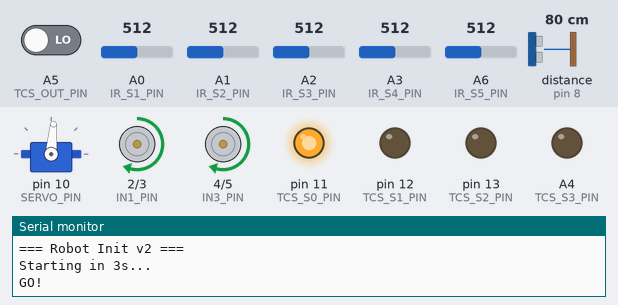
Recording of a sketch running on a simulated Arduino Uno, built with avr-gcc and run on an emulated ATmega328P. Parts: servo, motor-driver pin pairs drawn as motors (green arrow = first pin HIGH = forward, orange = second pin HIGH = backward, longer = more drive, scaled by the enable pin), output pins drawn as LEDs (lit = HIGH), the last lines printed to the serial monitor. Wiring (inferred from the names in the program): ultrasonic range finder: trigger pin 7; echo pin 8. The test bench sets the inputs (shaded band); at power-on: distance to the obstacle (sensor on pin 8) 80 cm, A0 (IR_S1_PIN) = 512, A1 (IR_S2_PIN) = 512, A6 (IR_S5_PIN) = 512, A2 (IR_S3_PIN) = 512, A3 (IR_S4_PIN) = 512, A5 (TCS_OUT_PIN) LOW. The echo pulse lasts 58.3 µs per cm; pins used as bus, display or sensor lines are not drawn.

Above: at 4.7 s.
4.8 s: distance to the obstacle (sensor on pin 8) set to 21 cm
6.3 s: distance to the obstacle (sensor on pin 8) set to 16 cm
At 8.7 s:
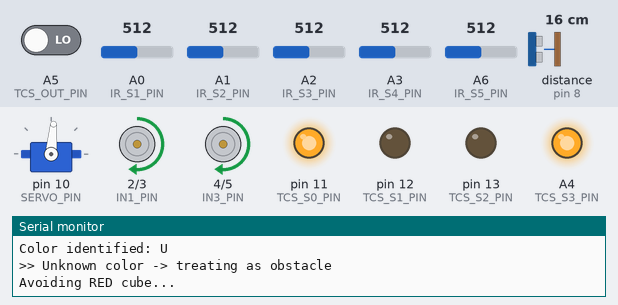
9.3 s: distance to the obstacle (sensor on pin 8) set to 35 cm
At 9.37 s:
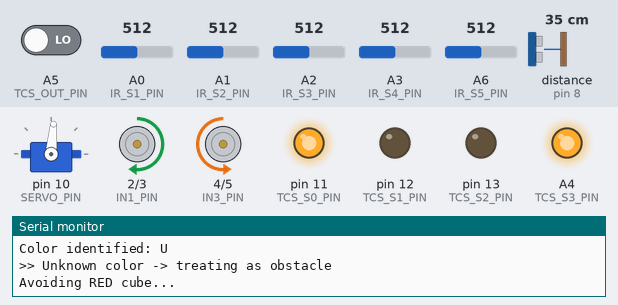
11.9 s: A0 (IR_S1_PIN) set to 492
At 12.3 s:
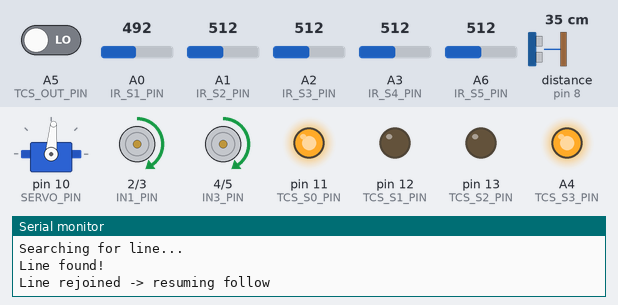
13.4 s: A1 (IR_S2_PIN) set to 490
At 14.6 s:
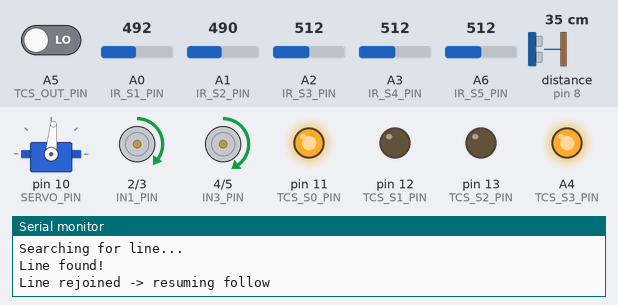
14.9 s: A6 (IR_S5_PIN) set to 483
At 15.8 s:
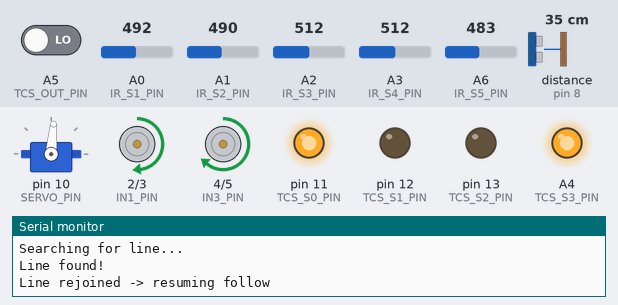
Timing chart, 0 to 17.4 s (numbered marks = the images above; inputs shaded):
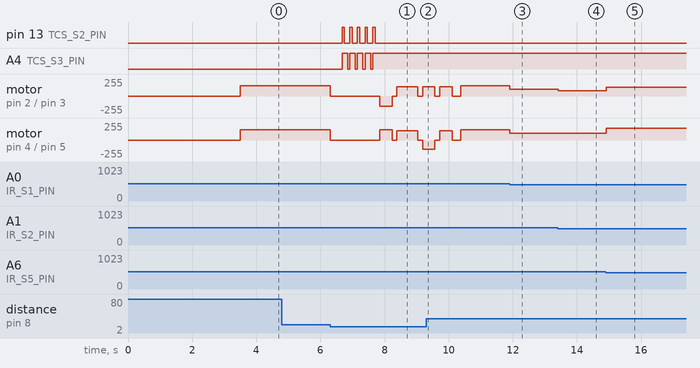

The sketch:

robot_arduino_uno_5sensor_v2.ino
```cpp
/*
 * ============================================================
 *  LINE FOLLOWING ROBOT - ARDUINO UNO (TESTING VERSION v2)
 * ============================================================
 *  Hardware:
 *    - Arduino Uno
 *    - 5x IR Sensors (Analog Output)
 *    - TCS230 Color Sensor
 *    - HC-SR04 Ultrasonic Sensor
 *    - L298N Motor Driver
 *    - SG90 Servo Gripper (SNM200 Claw - 1 servo used)
 *
 *  Arena Tasks:
 *    1. Follow yellow line from Start to End
 *    2. Ultrasonic detects object ahead → STOP → Read color
 *       → RED cube  : AVOID (go around, rejoin line)
 *       → GREEN cube: PICK UP (grip, carry to end zone)
 *    3. Carry green cube to End zone → DROP
 *
 *  FIX LOG (v2):
 *    - Color is ONLY read when ultrasonic detects object
 *    - RED  → avoid correctly
 *    - GREEN → pick correctly (never avoid green)
 *    - End zone detected by distance marker + timer, not IR loss
 *    - State machine cleaned up and made robust
 *
 *  Author  : EC6090 Mini Project 2026
 *  Board   : Arduino Uno (migrate to ESP32 later)
 * ============================================================
 */

#include <Servo.h>

// ============================================================
//  PIN DEFINITIONS
// ============================================================

// --- IR Sensors (Analog Output) ---
// Layout (front of robot): S1=Far Left ... S5=Far Right
#define IR_S1_PIN   A0
#define IR_S2_PIN   A1
#define IR_S3_PIN   A2
#define IR_S4_PIN   A3
#define IR_S5_PIN   A6   // A6 = analog only on Uno, fine here

// --- Ultrasonic Sensor (HC-SR04) ---
#define TRIG_PIN    7
#define ECHO_PIN    8

// --- L298N Motor Driver ---
#define ENA_PIN     9    // PWM Left motor speed  (must be PWM pin)
#define IN1_PIN     2    // Left motor direction A
#define IN2_PIN     3    // Left motor direction B
#define IN3_PIN     4    // Right motor direction A
#define IN4_PIN     5    // Right motor direction B
#define ENB_PIN     6    // PWM Right motor speed (must be PWM pin)

// --- Servo Gripper ---
#define SERVO_PIN   10

// --- TCS230 Color Sensor ---
// S0, S1 = frequency scaling
// S2, S3 = photodiode filter select
// OUT     = frequency output
#define TCS_S0_PIN  11
#define TCS_S1_PIN  12
#define TCS_S2_PIN  13
#define TCS_S3_PIN  A4   // used as digital output
#define TCS_OUT_PIN A5   // used as digital input (pulse frequency)

// ============================================================
//  TUNABLE CONSTANTS
// ============================================================

// IR Threshold: analog value ABOVE this = sensor ON the yellow line
// CALIBRATE THIS: put sensor on yellow line, read Serial, set value
// between off-line reading and on-line reading
#define IR_THRESHOLD      500

// Ultrasonic: stop and check color if object closer than this (cm)
#define DETECT_DIST       18
// Ultrasonic: considered "no object" if reading above this (cm)
#define CLEAR_DIST        25

// Motor base speeds (0–255 PWM)
#define BASE_SPEED        155   // normal line following
#define SHARP_SPEED       100   // sharp turn inner speed cap
#define AVOID_SPEED       140   // obstacle bypass speed
#define CREEP_SPEED       100   // slow approach for pick up

// PD controller gains — TUNE on actual arena
// Start here, increase Kp if robot is sluggish on curves,
// decrease if it oscillates/wobbles
float Kp = 25.0;
float Kd = 12.0;

// Servo positions
#define SERVO_OPEN        85    // Claw fully open  (release)
#define SERVO_CLOSED      15    // Claw fully closed (grip)

// End zone: robot travels this long (ms) after picking cube
// before we consider it arrived at the end zone
// TUNE based on actual arena track length after green cube
#define END_ZONE_TRAVEL_MS  8000   // 8 seconds - tune this!

// ============================================================
//  GLOBAL STATE
// ============================================================

Servo gripperServo;

// IR readings
int irRaw[5];
int irBinary[5];   // 1 = on yellow line, 0 = off line

// PD
int lastError = 0;

// Tracking
bool  cubePickedUp    = false;
int   obstaclesAvoided = 0;
unsigned long pickUpTime = 0;   // millis() when green cube was picked

// ============================================================
//  ROBOT STATE MACHINE
// ============================================================
// Every state has ONE clear responsibility.
// Color is ONLY read inside STATE_IDENTIFY_OBJECT.

enum RobotState {
  STATE_LINE_FOLLOW,       // Follow yellow line normally
  STATE_IDENTIFY_OBJECT,   // Object detected ahead → read color → decide
  STATE_AVOID_RED,         // Bypass red obstacle, rejoin line
  STATE_REJOIN_LINE,       // Sweep to find yellow line after bypass
  STATE_APPROACH_GREEN,    // Creep forward to position gripper on green cube
  STATE_PICK_GREEN,        // Close gripper, lift
  STATE_CARRY_TO_END,      // Line follow while carrying, watch for end zone
  STATE_DROP_CUBE,         // Open gripper at end zone
  STATE_DONE               // Task complete, stop
};

RobotState currentState = STATE_LINE_FOLLOW;

// ============================================================
//  SETUP
// ============================================================
void setup() {
  Serial.begin(9600);
  Serial.println("=== Robot Init v2 ===");

  // Motor driver
  pinMode(ENA_PIN, OUTPUT);
  pinMode(IN1_PIN, OUTPUT);
  pinMode(IN2_PIN, OUTPUT);
  pinMode(IN3_PIN, OUTPUT);
  pinMode(IN4_PIN, OUTPUT);
  pinMode(ENB_PIN, OUTPUT);
  stopMotors();

  // Ultrasonic
  pinMode(TRIG_PIN, OUTPUT);
  pinMode(ECHO_PIN, INPUT);

  // TCS230
  pinMode(TCS_S0_PIN, OUTPUT);
  pinMode(TCS_S1_PIN, OUTPUT);
  pinMode(TCS_S2_PIN, OUTPUT);
  pinMode(TCS_S3_PIN, OUTPUT);
  pinMode(TCS_OUT_PIN, INPUT);

  // Frequency scaling: S0=HIGH, S1=LOW → 20% scaling (good for indoor)
  digitalWrite(TCS_S0_PIN, HIGH);
  digitalWrite(TCS_S1_PIN, LOW);

  // Servo — start closed (gripping nothing but ready)
  gripperServo.attach(SERVO_PIN);
  gripperServo.write(SERVO_OPEN);   // open at start, cube not loaded yet
  delay(500);

  Serial.println("Starting in 3s...");
  delay(3000);
  Serial.println("GO!");
}

// ============================================================
//  MAIN LOOP
// ============================================================
void loop() {
  readIRSensors();

  switch (currentState) {

    // ----------------------------------------------------------
    case STATE_LINE_FOLLOW: {
      float dist = readUltrasonic();

      // Object detected ahead → stop → identify it
      if (dist > 0 && dist < DETECT_DIST) {
        stopMotors();
        delay(300);
        Serial.print("Object at ");
        Serial.print(dist);
        Serial.println("cm -> Identifying color...");
        currentState = STATE_IDENTIFY_OBJECT;
        break;
      }

      // Nothing ahead → follow line normally
      followLine();
      break;
    }

    // ----------------------------------------------------------
    // KEY STATE: Read color → decide RED or GREEN
    // This is the ONLY place color is read during normal operation
    // ----------------------------------------------------------
    case STATE_IDENTIFY_OBJECT: {
      char color = readColorMultiple(5); // average 5 readings for accuracy

      Serial.print("Color identified: ");
      Serial.println(color);

      if (color == 'R') {
        // RED CUBE → obstacle → avoid it
        Serial.println(">> RED obstacle -> AVOID");
        currentState = STATE_AVOID_RED;

      } else if (color == 'G' && !cubePickedUp) {
        // GREEN CUBE → target → pick it up
        Serial.println(">> GREEN cube -> APPROACH & PICK");
        currentState = STATE_APPROACH_GREEN;

      } else if (color == 'G' && cubePickedUp) {
        // Already carrying green, this shouldn't happen
        // Treat as obstacle just in case
        Serial.println(">> Already carrying cube, avoiding unknown");
        currentState = STATE_AVOID_RED;

      } else {
        // Unknown color → treat as obstacle to be safe
        Serial.println(">> Unknown color -> treating as obstacle");
        currentState = STATE_AVOID_RED;
      }
      break;
    }

    // ----------------------------------------------------------
    case STATE_AVOID_RED: {
      avoidRedObstacle();
      obstaclesAvoided++;
      Serial.print("Obstacles avoided so far: ");
      Serial.println(obstaclesAvoided);
      currentState = STATE_REJOIN_LINE;
      break;
    }

    // ----------------------------------------------------------
    case STATE_REJOIN_LINE: {
      bool found = rejoinLine();
      if (found) {
        Serial.println("Line rejoined -> resuming follow");
        currentState = STATE_LINE_FOLLOW;
      } else {
        // Line not found after timeout → try again slowly
        Serial.println("WARNING: Line not found, retrying...");
        // Stay in rejoin state and try again
      }
      break;
    }

    // ----------------------------------------------------------
    case STATE_APPROACH_GREEN: {
      // Creep forward slowly to get gripper right onto the cube
      Serial.println("Approaching green cube slowly...");
      driveMotors(CREEP_SPEED, CREEP_SPEED);
      delay(400);   // TUNE: how far to creep before gripping
      stopMotors();
      delay(200);
      currentState = STATE_PICK_GREEN;
      break;
    }

    // ----------------------------------------------------------
    case STATE_PICK_GREEN: {
      pickGreenCube();
      cubePickedUp = true;
      pickUpTime   = millis();
      currentState = STATE_CARRY_TO_END;
      break;
    }

    // ----------------------------------------------------------
    case STATE_CARRY_TO_END: {
      // Follow line while carrying cube
      // Detect end zone by:
      //   Method 1 (primary)   : timer since pickup exceeded END_ZONE_TRAVEL_MS
      //   Method 2 (secondary) : ultrasonic sees end marker/wall close up

      unsigned long elapsed = millis() - pickUpTime;

      // Method 1: timer based end zone
      if (elapsed > END_ZONE_TRAVEL_MS) {
        Serial.println(">> End zone reached (timer)! Dropping...");
        stopMotors();
        delay(300);
        currentState = STATE_DROP_CUBE;
        break;
      }

      // Method 2: wall/marker at end zone
      float dist = readUltrasonic();
      if (dist > 0 && dist < 10) {   // very close = end wall
        Serial.println(">> End zone reached (wall detected)! Dropping...");
        stopMotors();
        delay(300);
        currentState = STATE_DROP_CUBE;
        break;
      }

      // Otherwise keep following line
      followLine();
      break;
    }

    // ----------------------------------------------------------
    case STATE_DROP_CUBE: {
      dropCubeAtEnd();
      currentState = STATE_DONE;
      break;
    }

    // ----------------------------------------------------------
    case STATE_DONE: {
      stopMotors();
      // Flash via Serial to indicate success
      static unsigned long lastPrint = 0;
      if (millis() - lastPrint > 1000) {
        Serial.println("*** TASK COMPLETE - ALL DONE ***");
        lastPrint = millis();
      }
      break;
    }
  }
}

// ============================================================
//  READ IR SENSORS
// ============================================================
void readIRSensors() {
  irRaw[0] = analogRead(IR_S1_PIN);
  irRaw[1] = analogRead(IR_S2_PIN);
  irRaw[2] = analogRead(IR_S3_PIN);
  irRaw[3] = analogRead(IR_S4_PIN);
  irRaw[4] = analogRead(IR_S5_PIN);  // A6

  for (int i = 0; i < 5; i++) {
    irBinary[i] = (irRaw[i] > IR_THRESHOLD) ? 1 : 0;
  }

  // Uncomment below to calibrate IR threshold on Serial Monitor:
  /*
  Serial.print("IR RAW: ");
  for(int i=0;i<5;i++){
    Serial.print(irRaw[i]);
    Serial.print("\t");
  }
  Serial.println();
  */
}

// ============================================================
//  LINE FOLLOWING — PD Controller
// ============================================================
void followLine() {
  // Weighted position error
  // Weights: S1=-2(far left) ... S5=+2(far right)
  // Negative error = line is to the LEFT  → turn left
  // Positive error = line is to the RIGHT → turn right
  int weights[5]  = {-2, -1, 0, 1, 2};
  int weightedSum = 0;
  int sensorSum   = 0;

  for (int i = 0; i < 5; i++) {
    weightedSum += irBinary[i] * weights[i];
    sensorSum   += irBinary[i];
  }

  int error;
  if (sensorSum > 0) {
    error = weightedSum;  // normal: range -4 to +4
  } else {
    // All sensors off line → last resort: hard turn in last direction
    error = (lastError > 0) ? 4 : -4;
  }

  // PD correction value
  float correction = (Kp * error) + (Kd * (error - lastError));
  lastError = error;

  int leftSpeed  = BASE_SPEED - (int)correction;
  int rightSpeed = BASE_SPEED + (int)correction;

  // Clamp speeds to [-255, 255]
  leftSpeed  = constrain(leftSpeed,  -255, 255);
  rightSpeed = constrain(rightSpeed, -255, 255);

  // Cap sharp turns so robot doesn't spin too hard
  if (abs(error) >= 2) {
    if (leftSpeed  > 0) leftSpeed  = min(leftSpeed,  SHARP_SPEED);
    if (rightSpeed > 0) rightSpeed = min(rightSpeed, SHARP_SPEED);
  }

  driveMotors(leftSpeed, rightSpeed);
}

// ============================================================
//  AVOID RED OBSTACLE
//  Strategy: Left bypass (U-shape around cube)
//  Timing values MUST be tuned on actual arena!
// ============================================================
void avoidRedObstacle() {
  Serial.println("Avoiding RED cube...");

  // Step 1: Turn LEFT (pivot)
  driveMotors(-AVOID_SPEED, AVOID_SPEED);
  delay(380);    // ~90 degrees turn — TUNE THIS
  stopMotors();
  delay(150);

  // Step 2: Move forward past the obstacle
  driveMotors(AVOID_SPEED, AVOID_SPEED);
  delay(650);    // forward distance past cube — TUNE THIS
  stopMotors();
  delay(150);

  // Step 3: Turn RIGHT to face back toward line
  driveMotors(AVOID_SPEED, -AVOID_SPEED);
  delay(380);    // ~90 degrees — TUNE THIS
  stopMotors();
  delay(150);

  // Step 4: Move forward to get over line
  driveMotors(AVOID_SPEED, AVOID_SPEED);
  delay(400);    // TUNE THIS
  stopMotors();
  delay(200);

  Serial.println("Avoidance maneuver done.");
}

// ============================================================
//  REJOIN LINE AFTER AVOIDANCE
//  Sweeps forward slowly until IR sensors detect yellow line
// ============================================================
bool rejoinLine() {
  Serial.println("Searching for line...");
  unsigned long startTime = millis();
  unsigned long timeout   = 4000;  // 4 seconds max search

  while (millis() - startTime < timeout) {
    readIRSensors();

    int lineCount = 0;
    for (int i = 0; i < 5; i++) lineCount += irBinary[i];

    if (lineCount >= 1) {
      Serial.println("Line found!");
      return true;
    }

    // Slowly creep forward looking for line
    driveMotors(110, 110);
    delay(40);
  }

  stopMotors();
  Serial.println("ERROR: Could not find line!");
  return false;
}

// ============================================================
//  PICK UP GREEN CUBE
// ============================================================
void pickGreenCube() {
  Serial.println("Opening gripper...");
  gripperServo.write(SERVO_OPEN);
  delay(500);

  // Ensure robot is stopped and stable
  stopMotors();
  delay(300);

  Serial.println("Closing gripper to grip cube...");
  gripperServo.write(SERVO_CLOSED);
  delay(800);   // give servo time to close fully

  Serial.println("Green cube PICKED UP!");
}

// ============================================================
//  DROP CUBE AT END ZONE
// ============================================================
void dropCubeAtEnd() {
  Serial.println("Opening gripper to release cube...");

  stopMotors();
  delay(200);

  gripperServo.write(SERVO_OPEN);
  delay(800);

  // Back up slightly so robot doesn't sit on cube
  driveMotors(-100, -100);
  delay(300);
  stopMotors();

  cubePickedUp = false;
  Serial.println("Cube PLACED at end zone!");
}

// ============================================================
//  COLOR SENSOR — TCS230
//  Read color multiple times and return most common result
//  for noise resistance
// ============================================================

// Single color reading - returns 'R', 'G', 'B', or 'U'
char readColorOnce() {
  long r, g, b;

  // Read RED channel: S2=LOW, S3=LOW
  digitalWrite(TCS_S2_PIN, LOW);
  digitalWrite(TCS_S3_PIN, LOW);
  delay(10);
  r = pulseIn(TCS_OUT_PIN, LOW, 60000);

  // Read GREEN channel: S2=HIGH, S3=HIGH
  digitalWrite(TCS_S2_PIN, HIGH);
  digitalWrite(TCS_S3_PIN, HIGH);
  delay(10);
  g = pulseIn(TCS_OUT_PIN, LOW, 60000);

  // Read BLUE channel: S2=LOW, S3=HIGH
  digitalWrite(TCS_S2_PIN, LOW);
  digitalWrite(TCS_S3_PIN, HIGH);
  delay(10);
  b = pulseIn(TCS_OUT_PIN, LOW, 60000);

  Serial.print("  R="); Serial.print(r);
  Serial.print("  G="); Serial.print(g);
  Serial.print("  B="); Serial.println(b);

  // TCS230: LOWER frequency = STRONGER that color
  // If pulseIn returns 0 = timeout = no object, return Unknown

  if (r == 0 && g == 0 && b == 0) return 'U';

  // ---- CALIBRATE THESE THRESHOLDS ----
  // Step 1: Point sensor at RED cube   → note R,G,B values
  // Step 2: Point sensor at GREEN cube → note R,G,B values
  // Step 3: Set thresholds so RED and GREEN are clearly separated
  //
  // Example calibration results (yours WILL differ):
  //   RED cube:   R=45  G=110  B=95
  //   GREEN cube: R=110 G=40   B=90
  //
  // Decision logic: smallest value = dominant color
  // Additional absolute threshold avoids false triggers far away

  // Absolute threshold: ignore if all values too high (no cube close)
  long minVal = min(r, min(g, b));
  if (minVal > 200) return 'U';  // too far, no reliable reading

  if (r < g && r < b) {
    return 'R';  // Red dominant
  }
  if (g < r && g < b) {
    return 'G';  // Green dominant
  }
  if (b < r && b < g) {
    return 'B';  // Blue dominant
  }

  return 'U';  // Cannot determine
}

// Read color N times, return the most frequent result (voting)
char readColorMultiple(int times) {
  int countR = 0, countG = 0, countB = 0, countU = 0;

  for (int i = 0; i < times; i++) {
    char c = readColorOnce();
    if      (c == 'R') countR++;
    else if (c == 'G') countG++;
    else if (c == 'B') countB++;
    else               countU++;
    delay(30);
  }

  Serial.print("Vote -> R:"); Serial.print(countR);
  Serial.print(" G:"); Serial.print(countG);
  Serial.print(" B:"); Serial.print(countB);
  Serial.print(" U:"); Serial.println(countU);

  // Return whichever color got the most votes
  if (countR >= countG && countR >= countB && countR > countU) return 'R';
  if (countG >= countR && countG >= countB && countG > countU) return 'G';
  if (countB >= countR && countB >= countG && countB > countU) return 'B';

  return 'U';
}

// ============================================================
//  ULTRASONIC SENSOR — HC-SR04
// ============================================================
float readUltrasonic() {
  // Send 10us pulse
  digitalWrite(TRIG_PIN, LOW);
  delayMicroseconds(2);
  digitalWrite(TRIG_PIN, HIGH);
  delayMicroseconds(10);
  digitalWrite(TRIG_PIN, LOW);

  // Receive echo (timeout 25ms = max ~425cm range)
  long duration = pulseIn(ECHO_PIN, HIGH, 25000);

  if (duration == 0) return 999.0;  // timeout = no object

  float distance = (duration * 0.0343) / 2.0;
  return distance;  // in cm
}

// ============================================================
//  MOTOR CONTROL — L298N
// ============================================================
void driveMotors(int leftSpeed, int rightSpeed) {
  // --- LEFT MOTOR ---
  if (leftSpeed >= 0) {
    digitalWrite(IN1_PIN, HIGH);
    digitalWrite(IN2_PIN, LOW);
    analogWrite(ENA_PIN, leftSpeed);
  } else {
    digitalWrite(IN1_PIN, LOW);
    digitalWrite(IN2_PIN, HIGH);
    analogWrite(ENA_PIN, -leftSpeed);
  }

  // --- RIGHT MOTOR ---
  if (rightSpeed >= 0) {
    digitalWrite(IN3_PIN, HIGH);
    digitalWrite(IN4_PIN, LOW);
    analogWrite(ENB_PIN, rightSpeed);
  } else {
    digitalWrite(IN3_PIN, LOW);
    digitalWrite(IN4_PIN, HIGH);
    analogWrite(ENB_PIN, -rightSpeed);
  }
}

void stopMotors() {
  digitalWrite(IN1_PIN, LOW);
  digitalWrite(IN2_PIN, LOW);
  digitalWrite(IN3_PIN, LOW);
  digitalWrite(IN4_PIN, LOW);
  analogWrite(ENA_PIN, 0);
  analogWrite(ENB_PIN, 0);
}

// ============================================================
//  END OF CODE v2
// ============================================================
```

Measured:
- the behaviour switches between 19 and 18 cm on distance to the obstacle (sensor on pin 8) (found by bisection; images 0 and 1)
- the behaviour switches between 501 and 500 on A0 (IR_S1_PIN) (found by bisection; images 2 and 3)
- the behaviour switches between 501 and 500 on A6 (IR_S5_PIN) (found by bisection; images 4 and 5)
- after the input at 4.8 s, every drawn part: stays the same
- after the input at 6.3 s, pin 13 (TCS_S2_PIN): alternates HIGH for 0.07 s and LOW for 0.17 s, 10 changes in all, then stays LOW, starting after 0.37 s; A4 (TCS_S3_PIN): alternates HIGH for 0.17 s and LOW for 0.07 s, 9 changes in all, then stays HIGH, starting after 0.37 s
- after the input at 9.3 s, pin 13 (TCS_S2_PIN): stops changing and stays LOW; A4 (TCS_S3_PIN): stops changing and stays HIGH
- after the input at 11.9 s, motor on pin 2 (IN1_PIN) / pin 3 (IN2_PIN), motor on pin 4 (IN3_PIN) / pin 5 (IN4_PIN): forward 155/255 → forward 100/255 at once
- after the input at 13.4 s, motor on pin 2 (IN1_PIN) / pin 3 (IN2_PIN): forward 100/255 → forward 80/255 at once
- after the input at 14.9 s, motor on pin 2 (IN1_PIN) / pin 3 (IN2_PIN): forward 80/255 → forward 130/255 at once; motor on pin 4 (IN3_PIN) / pin 5 (IN4_PIN): forward 100/255 → forward 180/255 at once
